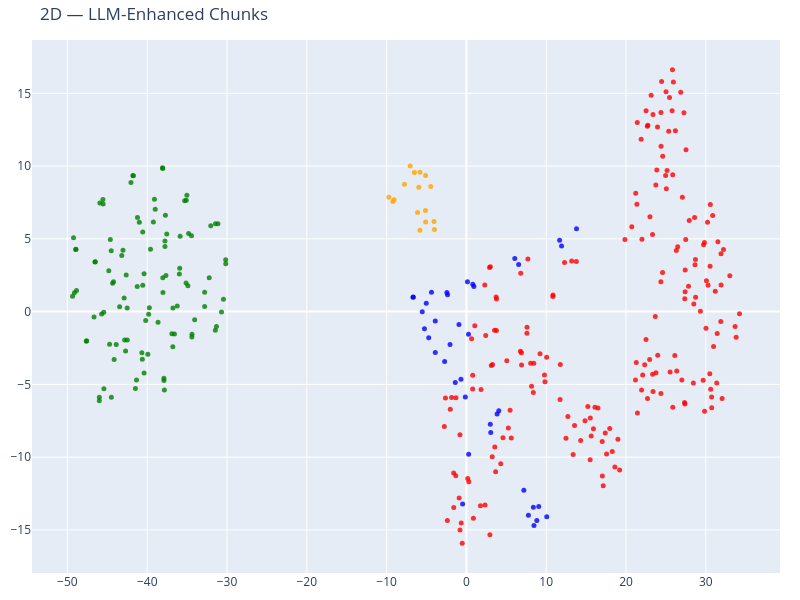

Here is the notebook cell this chart was saved with:
### Code cell
tsne = TSNE(n_components=2, random_state=42)
reduced_vectors = tsne.fit_transform(vectors)

fig = go.Figure(data=[go.Scatter(
    x=reduced_vectors[:, 0],
    y=reduced_vectors[:, 1],
    mode='markers',
    marker=dict(size=5, color=colors, opacity=0.8),
    text=[f"Type: {t}<br>Text: {d[:100]}..." for t, d in zip(doc_types, doc_texts)],
    hoverinfo='text'
)])
fig.update_layout(
    title='2D — LLM-Enhanced Chunks',
    width=800, height=600, margin=dict(r=20, b=10, l=10, t=40)
)
fig.show()

### Figure 1 — Plotly figure (JSON) as saved in the notebook; plotly's stock layout.template omitted (floating-point values rounded to 4 significant figures; data arrays with more than 128 entries replaced by an {"elided": "..."} marker saying what was removed)
{"data": [{"hoverinfo": "text", "marker": {"color": {"elided": "350 str values"}, "opacity": 0.8, "size": 5}, "mode": "markers", "text": {"elided": "350 str values"}, "type": "scatter", "x": {"elided": "350 float values"}, "y": {"elided": "350 float values"}}], "layout": {"height": 600, "margin": {"b": 10, "l": 10, "r": 20, "t": 40}, "title": {"text": "2D — LLM-Enhanced Chunks"}, "width": 800}}
